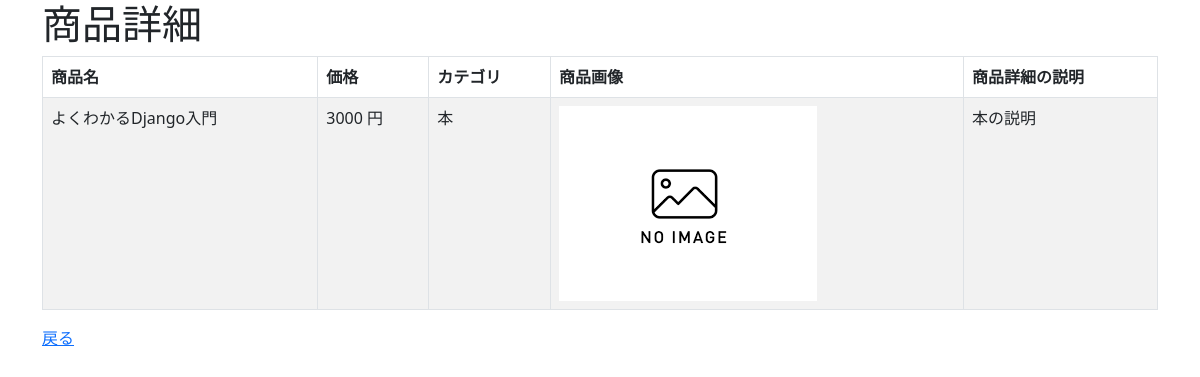
The app's page /crud/detail/1 with its own data.
### crud/models.py (models this page shows, shortened)
class Product(models.Model):
    name = models.CharField(max_length=200)
    price = models.PositiveIntegerField()
    category = models.ForeignKey(Category, on_delete=models.CASCADE)
    img = models.ImageField(blank=True, default='noImage.png')
    detail = models.TextField(blank=True, null=True)

class Category(models.Model):
    name = models.CharField(max_length=200)
    def __str__(self):
        return self.name

### crud/views.py (the view)
# urls.py: path('crud/detail/<int:pk>', views.ProductDetailView.as_view(), name="detail"),
class ProductDetailView(DetailView):
    model = Product

### crud/templates/crud/product_detail.html (shortened to what this page needs)
{% extends "base.html" %}
{% block content%}
<h1>商品詳細</h1>
<table class="table table-striped table-hover table-bordered">
    <thead>
        <tr>
            <th>商品名</th>
            <th>価格</th>
            <th>カテゴリ</th>
            <th>商品画像</th>
            <th>商品詳細の説明</th>
        </tr>
    </thead>
    <tr>
        <td>{{ product.name }}</td>
        <td>{{ product.price }} 円</td>
        <td>{{ product.category }}</td>
        <td><img src="{{ product.img.url }}" style="width:100px height:auto;"></td>
        <td>{{ product.detail }}</td>
    </tr>
</table>
<a href="{% url 'list' %}">戻る</a>
{% endblock %}

### records on screen
Product: name "よくわかるDjango入門", price "3000", category "本", img (placeholder picture), detail "本の説明"
